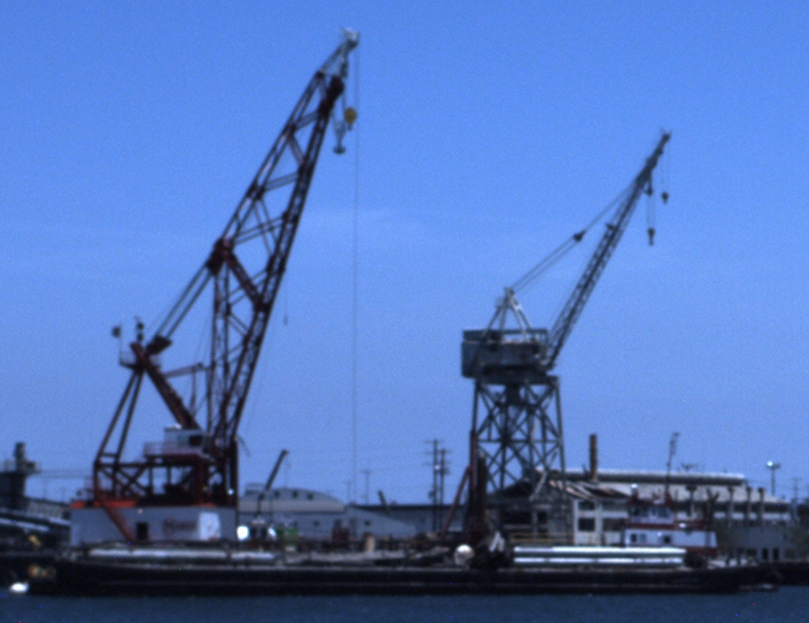
%> input picture EO.png, 809 x 623 px
$ octave EOIR_SR.m   (GNU Octave 9; MATLAB toolbox functions it lacks are replaced by stand-ins)
%> lines starting %> are read from the running program, lines starting %| are printed output that depends on the picture
%% IS 566 Project
% Umit Mert CAGLAR
% 2403685

%% Introduction
clc
clear
close all
show_images = 0;
%% Image loading

EO = imread ('EO.png');
%> EO is the input picture: size 623x809x3 uint8; mean R, G, B 84, 118.6, 187.1
piqe(EO)
%> (this line was passed over: piqe is not available in this run)
IR = imread ('IR.png');
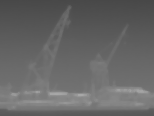
%> input picture IR.png, 154 x 116 px
%> IR is the input picture: size 116x154 uint8; min 72, max 168, mean 101.8
piqe(IR)
%> (this line was passed over: piqe is not available in this run)
EO_dims = size(EO);
%> EO_dims = [623 809 3]
EO_height = EO_dims(1);
%> EO_height = 623
EO_width = EO_dims(2);
%> EO_width = 809
EO_channels = EO_dims(3);
%> EO_channels = 3

IR_dims = size(IR);
%> IR_dims = [116 154]
IR_height = IR_dims(1);
%> IR_height = 116
IR_width = IR_dims(2);
%> IR_width = 154
if length(IR_dims) < 3
    IR_channels = 1;
else
    IR_channels = IR_dims(3);
end
fprintf('EO image had %d width and %d height \n',EO_width,EO_height);
%| EO image had 809 width and 623 height
fprintf('EO image has %d channels\n',EO_channels);
%| EO image has 3 channels

fprintf('IR image had %d pixels width and %d pixels height \n',IR_width,IR_height);
%| IR image had 154 pixels width and 116 pixels height
fprintf('IR image has %d channels\n',IR_channels);

EO_Original = EO;
IR_Original = IR;

%% Down-sample to obtain low resolution
EO = imresize(EO,[round(EO_height/2) round(EO_width/2)], 'nearest');
%> EO: size 312x405x3 uint8
IR = imresize(IR,[round(IR_height/2) round(IR_width/2)], 'nearest');
%> IR: size 58x77 uint8

%% Adding Gaussian Noise
%  adds zero-mean, Gaussian white noise with variance of 0.01 to image I.
EO = imnoise(EO,'gaussian',0,0.0001);
IR = imnoise(IR,'gaussian',0,0.00001);

%% Blurring with Convolutional Filter
h = ones(3);
h(5) = -8;
EO = EO + imfilter(EO,h)*0.001;
IR = IR + imfilter(IR,h)*0.0001;


%%
% [15 lines of commented-out code are left out]


%% Image Resizing
fprintf('Resizing IR image to EO image dimensions with bicubic interpolation \n');

%resized_IR = imresize(IR,[EO_height EO_width], 'bicubic');
resized_IR = imresize(IR,[round(EO_height/2) round(EO_width/2)], 'bicubic');

%
%
if show_images
    figure
    imshow(resized_IR)
    title('Resized IR Image')
end

if show_images
    figure
    imshowpair(imresize(EO,[EO_height EO_width], 'bicubic'),EO_Original,'montage')
    title('EO original and no pre-process super-resolution')
end

if show_images
    figure
    imshowpair(imresize(IR,[IR_height IR_width], 'bicubic'),IR_Original,'montage')
    title('IR original and no pre-process super-resolution')
end

%% Sharpning Truecolor (RGB) Image

sharpened_EO = imsharpen(EO,'Threshold',0.1);
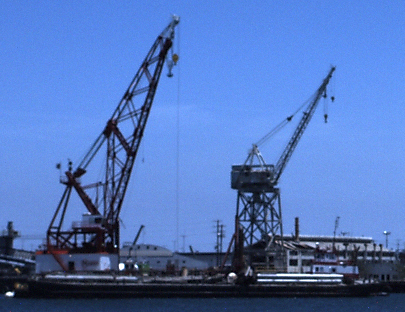
%> sharpened_EO: size 312x405x3 uint8; mean R, G, B 84, 118.6, 187.1
if show_images
    figure
    imshowpair(EO,sharpened_EO,'montage')
    title('Original and Sharpened EO')
end
%% Sharpening Thermal (IR) Image

sharpened_IR = imsharpen(resized_IR,'Threshold',0.1);
if show_images
    figure
    imshowpair(resized_IR,sharpened_IR,'montage')
    title('Original and Sharpened IR')
end

%% Image preprocessing
if show_images
    figure
    imhist(resized_IR);
    title('Resized IR image histogram')
end

histogram_equalized_IR = histeq(resized_IR);
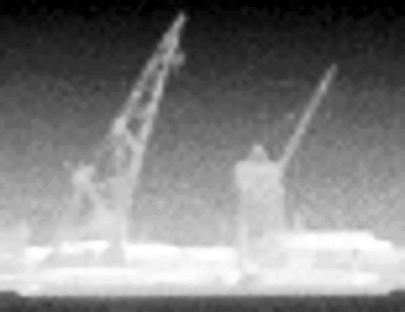
%> histogram_equalized_IR: size 312x405 uint8; min 0, max 255, mean 127.8
if show_images
    figure
    imhist(histogram_equalized_IR);
    title('Equalized IR image histogram')
end
if show_images
    figure
    imshowpair(resized_IR,histogram_equalized_IR,'montage')
    title('Original and histogram equalized IR')
end
%% Image Filters

sigma = 0.1;
alpha = 0.9;

%> (the run ends here)
